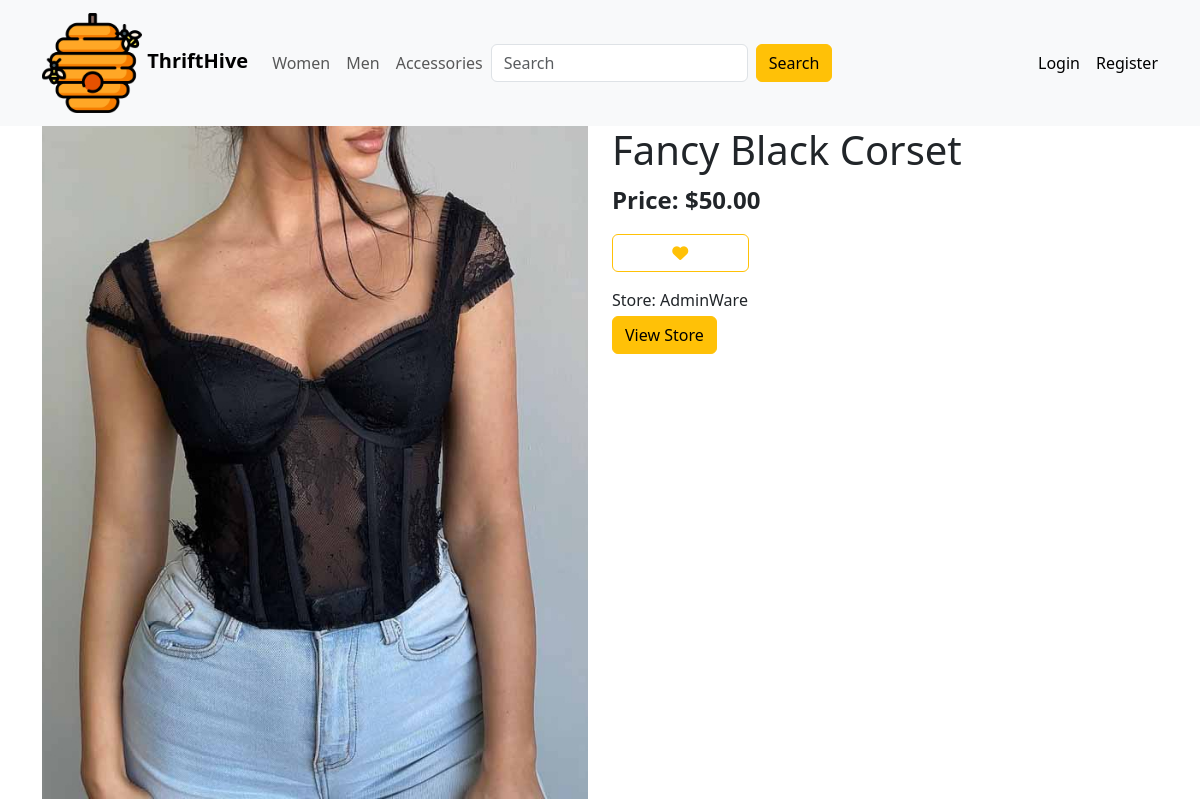
The app's page /view/12 with its own data.
### store/models.py (models this page shows, shortened)
class Item(models.Model):
    SIZES = [
        ('small', 'Small'),
        ('medium', 'Medium'),
        ('large', 'Large'),
    ]
    CATEGORIES = [
        ('women', 'Women'),
        ('men', 'Men'),
        ('accessories', 'Accessories'),
    ]
    STATUS = [
        ('available', 'Available'),
        ('sold', 'Sold'),
        ('in_cart', 'In Cart'),
    ]
    name = models.CharField(max_length=50)
    image = models.ImageField(upload_to="imgs/", blank=False, null=False)
    category = models.CharField(max_length=20, choices=CATEGORIES)
    size = models.CharField(max_length=10, choices=SIZES)
    price = models.DecimalField(max_digits=10, decimal_places=2, blank=False, null=False)
    description = models.TextField(blank=True, null=True)
    status = models.CharField(max_length=10, choices=STATUS, default='available')

class Store(models.Model):
    name = models.CharField(max_length=50)
    owner = models.OneToOneField(User, on_delete=models.CASCADE)
    items = models.ManyToManyField(Item)

### store/views.py (the view)
# urls.py: path('view/<int:id>', item_view, name='item_view'),
def item_view(request, id):
    item = Item.objects.get(id=id)
    store = Store.objects.get(items__id=item.id)
    return render(request, 'item_view.html',{'item': item, 'store': store})

### store/templates/item_view.html (shortened to what this page needs)
{% extends 'index.html' %}
{% block content %}
<div class="container">
    <div class="row">
        <div class="col-md-6">
            <img src="{{ item.image.url }}" class="img-fluid" alt="Product Image">
        </div>
        <div class="col-md-6">
            <h1>{{ item.name }}</h1>
            <p class="fw-bold fs-4">Price: ${{ item.price }}</p>
            <form action="{% url 'add_to_cart' item.id %}" method="POST">
                {% if item.status == 'available' %}
                    <button type="submit" class="btn btn-outline-warning w-25"><i class="fa-solid fa-heart"></i></button>
                {% elif item.status == 'in_cart' %}
                    <button type="submit" class="btn btn-warning w-25"><i class="fa-solid fa-heart"></i></button>
                {% endif %}
            </form>
            <p class="mb-1 mt-3">Store: {{ store.name }}</p>
            <a href="{% url 'store_view' username=store.owner %}" class="btn btn-warning">View Store</a>
        </div>
    </div>
</div>
{% endblock %}

### records on screen
Item: image (picture), name "Fancy Black Corset", price "50.00"
Store: name "AdminWare"
